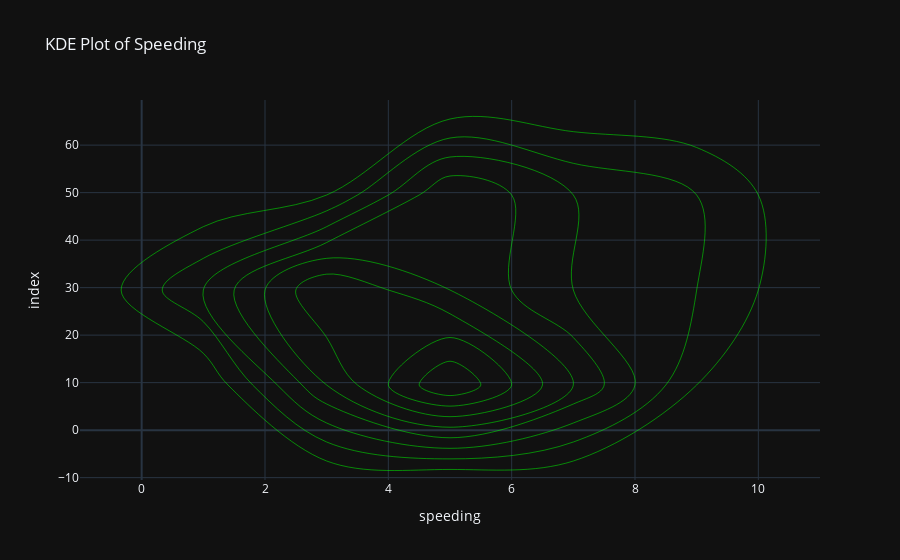

The notebook cell saved with this chart:
### Code cell
# 19. KDE plot of 'speeding'
fig19 = px.density_contour(df, x='speeding', title='KDE Plot of Speeding', color_discrete_sequence=['lime'], template='plotly_dark')
fig19.show()

### Figure 1 — Plotly figure (JSON) as saved in the notebook; plotly's stock layout.template omitted (floating-point values rounded to 4 significant figures)
{"data": [{"contours": {"coloring": "none"}, "hovertemplate": "speeding=%{x}<br>index=%{y}<br>count=%{z}<extra></extra>", "legendgroup": "", "line": {"color": "lime"}, "name": "", "showlegend": false, "type": "histogram2dcontour", "x": [7.332, 7.421, 6.51, 4.032, 4.2, 5.032, 4.968, 6.156, 2.006, 3.759, 2.964, 9.45, 5.508, 4.608, 3.625, 2.669, 4.806, 4.066, 7.175, 5.738, 4.25, 1.886, 3.384, 2.208, 2.64, 6.923, 8.346, 1.937, 5.439, 4.06, 1.792, 3.496, 3.936, 6.552, 5.497, 3.948, 6.368, 4.224, 9.1, 3.774, 9.082, 6.014, 4.095, 7.76, 4.859, 4.08, 2.413, 4.452, 8.092, 4.968, 7.308], "xaxis": "x", "xbingroup": "x", "y": [0, 1, 2, 3, 4, 5, 6, 7, 8, 9, 10, 11, 12, 13, 14, 15, 16, 17, 18, 19, 20, 21, 22, 23, 24, 25, 26, 27, 28, 29, 30, 31, 32, 33, 34, 35, 36, 37, 38, 39, 40, 41, 42, 43, 44, 45, 46, 47, 48, 49, 50], "yaxis": "y", "ybingroup": "y"}], "layout": {"legend": {"tracegroupgap": 0}, "title": {"text": "KDE Plot of Speeding"}, "xaxis": {"anchor": "y", "domain": [0, 1], "title": {"text": "speeding"}}, "yaxis": {"anchor": "x", "domain": [0, 1], "title": {"text": "index"}}}}
